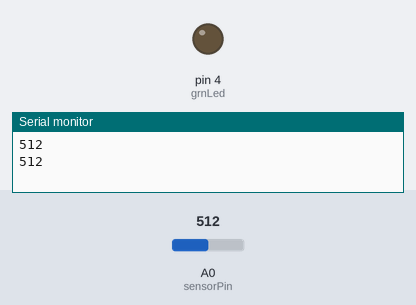
A sketch run on a simulated Arduino Uno, built with avr-gcc and run on an emulated ATmega328P. Shown: output pins drawn as LEDs (lit = HIGH), the last lines printed to the serial monitor. The test bench sets the inputs (shaded band); at power-on: A0 (sensorPin) = 512.

Above: at 1.7 s.
1.8 s: A0 (sensorPin) set to 310
5.3 s: A0 (sensorPin) set to 285
At 5.48 s:
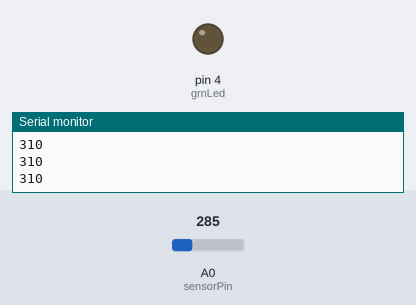
6.8 s: A0 (sensorPin) set to 306
At 7.0 s:
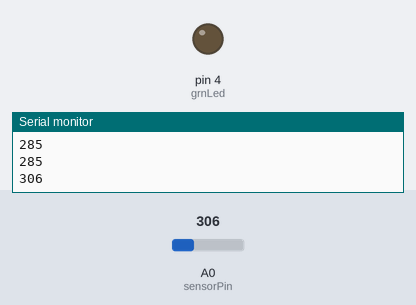
10.3 s: A0 (sensorPin) set to 290
At 11.9 s:
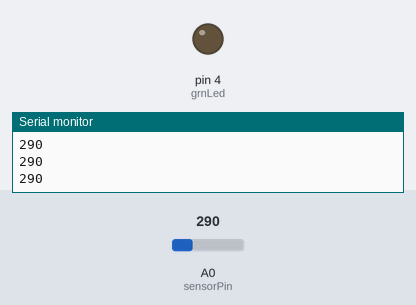
Timing chart, 0 to 12.8 s (numbered marks = the images above; inputs shaded):
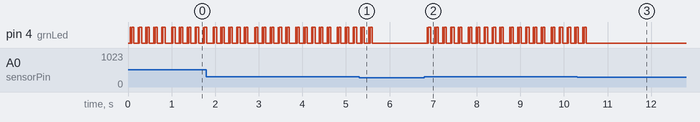

Measured:
- after the input at 5.3 s, pin 4 (grnLed): goes on until 5.6 s, then stays LOW
- after the input at 6.8 s, pin 4 (grnLed): LOW → HIGH after 0.06 s, then repeats every 0.95 s: LOW 0.02 s, HIGH 0.05 s, LOW 0.10 s, HIGH 0.01 s, LOW 0.02 s, HIGH 0.05 s, LOW 0.10 s, HIGH 0.01 s, LOW 0.02 s, HIGH 0.05 s, LOW 0.10 s, HIGH 0.01 s, LOW 0.02 s, HIGH 0.05 s, LOW 0.10 s, HIGH 0.01 s, LOW 0.02 s, HIGH 0.05 s, LOW 0.15 s, HIGH 0.01 s
- after the input at 10.3 s, pin 4 (grnLed): goes on until 10.5 s, then stays LOW
- by itself, pin 4 (grnLed): repeats every 0.95 s: HIGH 0.01 s, LOW 0.02 s, HIGH 0.05 s, LOW 0.10 s, HIGH 0.01 s, LOW 0.02 s, HIGH 0.05 s, LOW 0.10 s, HIGH 0.01 s, LOW 0.02 s, HIGH 0.05 s, LOW 0.10 s, HIGH 0.01 s, LOW 0.02 s, HIGH 0.05 s, LOW 0.10 s, HIGH 0.01 s, LOW 0.02 s, HIGH 0.05 s, LOW 0.15 s

The sketch:

fallingEdge_before.ino
```cpp
/*
   Capture the falling edge of an event. Want the event to happen once
   not repeatedly

*/
int sensorPin = A0;
int sensorValue;
int lastSensorValue; // to hold the old value
int peakValue;
int grnLed = 4;
int threshold = 300;


void setup() {
  Serial.begin(9600);
  pinMode(grnLed, OUTPUT);


}

void loop() {
  sensorValue = analogRead(sensorPin);
  Serial.println(sensorValue);
  delay(50);

  if(sensorValue > threshold){
    blinky();
  }


}


void blinky() {
  for (int i = 0; i < 5; i++) {
    digitalWrite(grnLed, HIGH);
    delay(10);
    digitalWrite(grnLed, LOW);
    delay(20);
    digitalWrite(grnLed, HIGH);
    delay(50);
    digitalWrite(grnLed, LOW);
    delay(100);

  }
}
```
